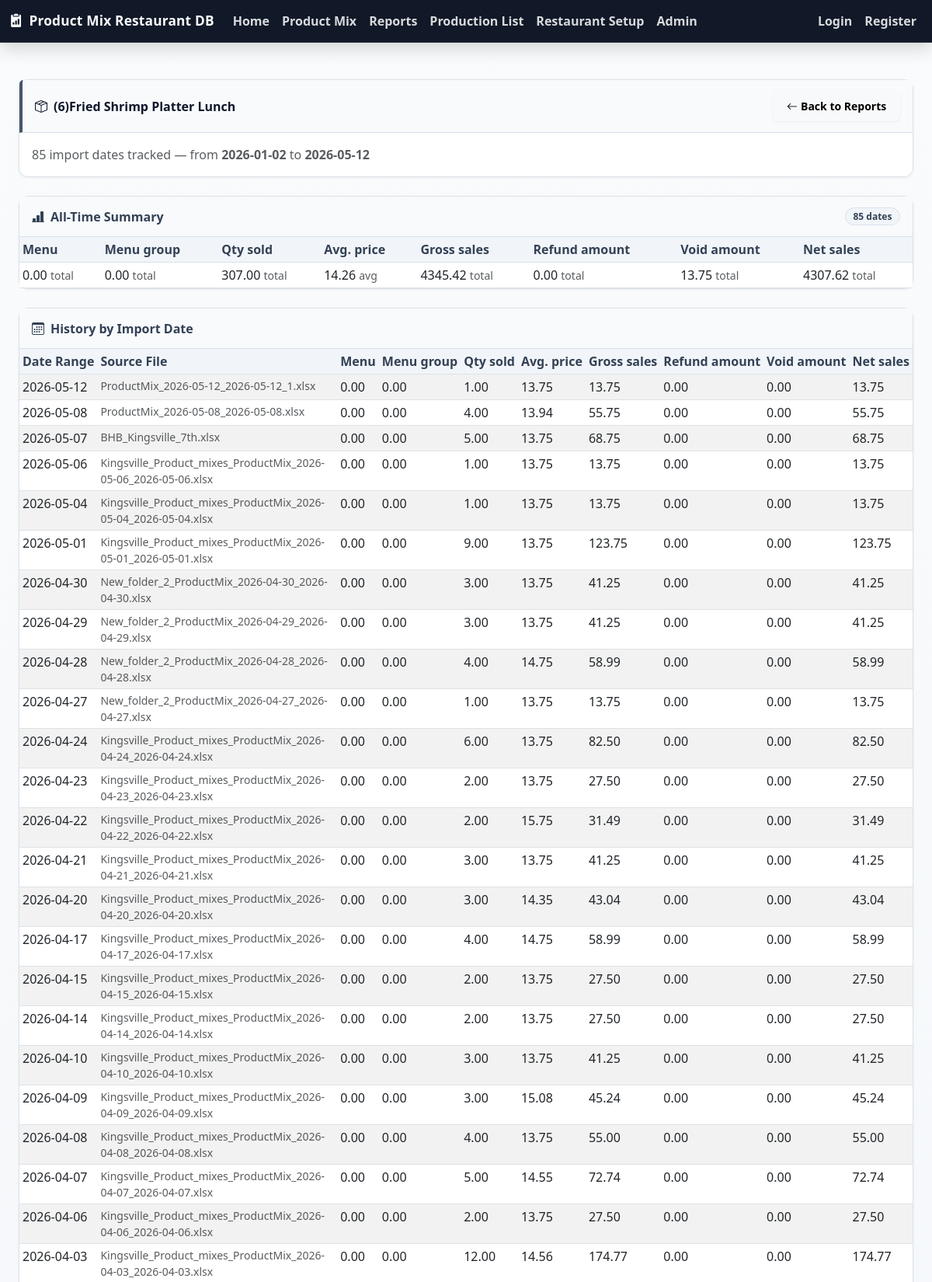
The page /item/7776 (upper part) on the database its author committed.
### tables this page shows
CREATE TABLE all_levels_items (
            id INTEGER PRIMARY KEY AUTOINCREMENT,
            restaurant_id INTEGER NOT NULL,
            item_name TEXT NOT NULL,
            created_at TEXT DEFAULT CURRENT_TIMESTAMP,
            UNIQUE(restaurant_id, item_name),
            FOREIGN KEY (restaurant_id) REFERENCES restaurants(id)
        );

CREATE TABLE all_levels_column_headers (
            id INTEGER PRIMARY KEY AUTOINCREMENT,
            restaurant_id INTEGER NOT NULL,
            col_letter TEXT NOT NULL,
            header_name TEXT NOT NULL,
            UNIQUE(restaurant_id, col_letter),
            FOREIGN KEY (restaurant_id) REFERENCES restaurants(id)
        );

CREATE TABLE product_mix_uploads (
            id INTEGER PRIMARY KEY AUTOINCREMENT,
            restaurant_id INTEGER NOT NULL,
            filename TEXT NOT NULL,
            report_start_date TEXT,
            report_end_date TEXT,
            uploaded_at TEXT DEFAULT CURRENT_TIMESTAMP,
            FOREIGN KEY (restaurant_id) REFERENCES restaurants(id)
        );

### app.py (the view)
@app.route("/item/<int:item_id>")
@login_required
def item_detail_page(item_id):
    restaurant = get_active_restaurant()
    conn = get_db_connection()
    item_row = conn.execute(
        "SELECT * FROM all_levels_items WHERE id = ?",
        (item_id,),
    ).fetchone()
    if not item_row:
        conn.close()
        return render_template("error.html", error="Item not found", status=404), 404
    item = dict(item_row)
    if not _is_admin_user() and (not restaurant or item["restaurant_id"] != restaurant["id"]):
        conn.close()
        return render_template("error.html", error="You do not have access to this item", status=403), 403
    col_headers = {}
    for hrow in conn.execute(
        "SELECT col_letter, header_name FROM all_levels_column_headers WHERE restaurant_id = ?",
        (item["restaurant_id"],),
    ).fetchall():
        col_headers[hrow["col_letter"]] = hrow["header_name"]
    records = [
        dict(r)
        for r in conn.execute(
            """
            SELECT r.*, u.filename, u.uploaded_at
            FROM all_levels_records r
            JOIN product_mix_uploads u ON u.id = r.upload_id
            WHERE r.item_id = ?
            ORDER BY r.report_start_date DESC, r.id DESC
            """,
            (item_id,),
        ).fetchall()
    ]
    conn.close()
    summary = None
    if records:
        n = len(records)
        summary = {
            "col_b": sum((r["col_b"] or 0) for r in records),
            "col_c": sum((r["col_c"] or 0) for r in records),
            "col_i": sum((r["col_i"] or 0) for r in records),
            "col_j": sum((r["col_j"] or 0) for r in records) / n,
            "col_l": sum((r["col_l"] or 0) for r in records),
            "col_n": sum((r["col_n"] or 0) for r in records),
            "col_o": sum((r["col_o"] or 0) for r in records),
            "col_p": sum((r["col_p"] or 0) for r in records),
        }
    return render_template(
        "item_detail.html",
        item=item,
        records=records,
        summary=summary,
        col_headers=col_headers,
        restaurant=restaurant,
    )

### app.py (called while the page is built, shortened)
def _get_or_create_csrf_token():
    token = session.get("csrf_token")
    if not token:
        token = uuid.uuid4().hex
        session["csrf_token"] = token
    return token

@app.context_processor
def inject_csrf_token():
    payload = {
        "csrf_token": _get_or_create_csrf_token(),
        "location_switch_options": [],
        "location_switch_active_id": None,
    }
    if FORMULA_MODE:
        payload["location_switch_options"] = _get_accessible_restaurant_switch_options()
        active = get_active_restaurant()
        payload["location_switch_active_id"] = int(active["id"]) if active else None
    elif has_request_context() and current_user.is_authenticated:
        payload["location_switch_options"] = _get_accessible_restaurant_switch_options()
        payload["location_switch_active_id"] = int(current_user.restaurant_id) if current_user.restaurant_id else None
    return payload

@app.before_request
def before_request_security_and_timing():
    g.request_started_at = time.time()
    g.request_id = uuid.uuid4().hex[:12]
    return None

@app.after_request
def after_request_logging(response):
    request_id = getattr(g, "request_id", uuid.uuid4().hex[:12])
    response.headers["X-Request-ID"] = request_id
    started = getattr(g, "request_started_at", None)
    elapsed_ms = 0.0
    if started is not None:
        elapsed_ms = (time.time() - started) * 1000
    user_id = None
    if has_request_context() and current_user.is_authenticated:
        user_id = current_user.id
    app.logger.info(
        "request_id=%s method=%s path=%s status=%s duration_ms=%.2f user_id=%s",
        request_id,
        request.method,
        request.path,
        response.status_code,
        elapsed_ms,
        user_id,
    )
    return response

def _is_admin_user():
    if FORMULA_MODE:
        return True
    return current_user.is_authenticated and bool(current_user.is_admin)

def _get_accessible_restaurant_switch_options():
    if FORMULA_MODE:
        conn = get_db_connection()
        rows = conn.execute("SELECT id, name, location FROM restaurants ORDER BY id ASC").fetchall()
        conn.close()
        return [dict(r) for r in rows]

def get_db_connection():
    conn = sqlite3.connect(DB_PATH)
    conn.row_factory = sqlite3.Row
    return conn

### templates/item_detail.html (shortened to what this page needs)
{% extends 'base.html' %}
{% block content %}
{% set ATTR_COLS = ['B','C','I','J','L','N','O','P'] %}
<div class="row g-4">
  <div class="col-12">
    <div class="card">
      <div class="card-header gradient-header d-flex justify-content-between align-items-center flex-wrap gap-2">
        <span><i class="bi bi-box-seam me-2"></i>{{ item.item_name }}</span>
        <a class="btn btn-sm btn-light" href="{{ url_for('reports_page') }}">
          <i class="bi bi-arrow-left me-1"></i>Back to Reports
        </a>
      </div>
      <div class="card-body">
        <p class="text-muted mb-0">
          {{ records | length }} import date{{ 's' if records | length != 1 else '' }} tracked
          {% if records %}
          &mdash; from
          <strong>{{ records[-1].report_start_date or '?' }}</strong>
          to
          <strong>{{ records[0].report_end_date or '?' }}</strong>
          {% endif %}
        </p>
      </div>
    </div>
  </div>
  {% if summary %}
  <div class="col-12">
    <div class="card">
      <div class="card-header d-flex justify-content-between align-items-center">
        <span><i class="bi bi-bar-chart-line-fill me-2"></i>All-Time Summary</span>
        <span class="badge text-bg-primary status-badge">{{ records | length }} date{{ 's' if records | length != 1 else '' }}</span>
      </div>
      <div class="card-body p-0">
        <div class="table-responsive">
          <table class="table table-sm mb-0">
            <thead class="table-light">
              <tr>
                {% for letter in ATTR_COLS %}
                <th>{{ col_headers.get(letter, 'Col ' ~ letter) }}</th>
                {% endfor %}
              </tr>
            </thead>
            <tbody>
              <tr>
                {% for letter in ATTR_COLS %}
                {% set col_key = 'col_' ~ letter | lower %}
                <td>
                  {% set val = summary.get(col_key, 0) %}
                  {% if letter == 'J' %}
                    <span title="Average across {{ records | length }} date(s)">{{ "%.2f"|format(val) }} <small class="text-muted">avg</small></span>
                  {% else %}
                    {{ "%.2f"|format(val) }} <small class="text-muted">total</small>
                  {% endif %}
                </td>
                {% endfor %}
              </tr>
            </tbody>
          </table>
        </div>
      </div>
    </div>
  </div>
  {% endif %}
  {% if records %}
  <div class="col-12">
    <div class="card">
      <div class="card-header">
        <i class="bi bi-calendar3 me-2"></i>History by Import Date
      </div>
      <div class="card-body p-0">
        <div class="table-responsive">
          <table class="table table-hover table-striped table-sm mb-0">
            <thead>
              <tr>
                <th>Date Range</th>
                <th>Source File</th>
                {% for letter in ATTR_COLS %}
                <th>{{ col_headers.get(letter, 'Col ' ~ letter) }}</th>
                {% endfor %}
              </tr>
            </thead>
            <tbody>
            {% for rec in records %}
              <tr>
                <td class="text-nowrap">
                  {% if rec.report_start_date == rec.report_end_date %}
                    {{ rec.report_start_date or '—' }}
                  {% else %}
                    {{ rec.report_start_date or '—' }} – {{ rec.report_end_date or '—' }}
                  {% endif %}
                </td>
                <td class="text-muted small">{{ rec.filename }}</td>
                {% for letter in ATTR_COLS %}
                {% set col_key = 'col_' ~ letter | lower %}
                <td>{{ "%.2f"|format(rec.get(col_key) or 0) }}</td>
                {% endfor %}
              </tr>
            {% endfor %}
            </tbody>
          </table>
        </div>
      </div>
    </div>
  </div>
  {% endif %}
</div>
{% endblock %}

### static/css/style.css (style rules this page uses)
:root { --bs-primary: #475569; --bs-secondary: #64748b; --bs-info: #5f738a; --bs-success: #4f6a58; --bs-warning: #a07839; --bs-danger: #8c4b4b; --accent: #475569; --accent-strong: #334155; --accent-soft: #64748b; --ink-900: #0f172a; --ink-700: #334155; --ink-500: #64748b; --surface: #ffffff; --surface-soft: #f8fafc; --surface-muted: #f1f5f9; --border: #dbe2ea; --focus-ring: rgba(71, 85, 105, 0.25); --shadow-xs: 0 1px 3px rgba(15, 23, 42, 0.06); --shadow-sm: 0 4px 12px rgba(15, 23, 42, 0.07); --shadow-md: 0 10px 24px rgba(15, 23, 42, 0.1); --radius-sm: 8px; --radius-md: 12px; --space-lg: clamp(1rem, 0.75rem + 0.9vw, 1.6rem); --motion-fast: 220ms ease-in-out; --motion-base: 260ms ease-in-out; }
body { min-height: 100vh; display: flex; flex-direction: column; font-family: "Segoe UI", "Helvetica Neue", Arial, sans-serif; color: var(--ink-900); background: linear-gradient(180deg, #f9fbfc 0%, #f4f7fa 55%, #f1f5f9 100%); }
.card { border: 1px solid var(--border); border-radius: var(--radius-md); box-shadow: var(--shadow-xs); background: var(--surface); transition: transform var(--motion-base), box-shadow var(--motion-base), border-color var(--motion-base); }
.card-header { background: var(--surface-soft); color: var(--ink-700); border-bottom: 1px solid var(--border); font-weight: 700; padding: 0.85rem 1rem; }
.card-header.gradient-header { background: var(--surface-soft); color: var(--ink-900); border-left: 4px solid var(--accent); }
.btn { border-radius: var(--radius-sm); font-weight: 600; padding: 0.52rem 1.05rem; border: 1px solid transparent; box-shadow: var(--shadow-xs); transition: background-color var(--motion-base), color var(--motion-base), border-color var(--motion-base), transform var(--motion-base), box-shadow var(--motion-base); }
.table { margin-bottom: 0; }
.table thead th { background: var(--surface-muted); border-bottom: 1px solid var(--border); font-weight: 700; color: var(--ink-700); white-space: nowrap; }
.status-badge { border-radius: 999px; font-weight: 600; padding: 0.3rem 0.6rem; }
.badge.text-bg-primary, .badge.text-bg-secondary, .badge.text-bg-info, .badge.text-bg-success, .badge.text-bg-warning, .badge.text-bg-danger { background: var(--surface-muted) !important; color: var(--ink-700) !important; border: 1px solid var(--border); }

### rows shown on the page
all_levels_items: item_name "(6)Fried Shrimp Platter Lunch"
all_levels_column_headers: get "Menu", get "Menu"
all_levels_column_headers: get "Menu group", get "Menu group"
all_levels_column_headers: get "Qty sold", get "Qty sold"
all_levels_column_headers: get "Avg. price", get "Avg. price"
all_levels_column_headers: get "Gross sales", get "Gross sales"
all_levels_column_headers: get "Refund amount", get "Refund amount"
all_levels_column_headers: get "Void amount", get "Void amount"
all_levels_column_headers: get "Net sales", get "Net sales"
product_mix_uploads: report_start_date "2026-05-12", filename "ProductMix_2026-05-12_2026-05-12_1.xlsx", rec "0.00" "0.00" "1.00" "13.75" "13.75" "0.00" "0.00" "13.75"
product_mix_uploads: report_start_date "2026-05-08", filename "ProductMix_2026-05-08_2026-05-08.xlsx", rec "0.00" "0.00" "4.00" "13.94" "55.75" "0.00" "0.00" "55.75"
product_mix_uploads: report_start_date "2026-05-07", filename "BHB_Kingsville_7th.xlsx", rec "0.00" "0.00" "5.00" "13.75" "68.75" "0.00" "0.00" "68.75"
product_mix_uploads: report_start_date "2026-05-06", filename "Kingsville_Product_mixes_ProductMix_2026-05-06_2026-05-06.xlsx", rec "0.00" "0.00" "1.00" "13.75" "13.75" "0.00" "0.00" "13.75"
product_mix_uploads: report_start_date "2026-05-04", filename "Kingsville_Product_mixes_ProductMix_2026-05-04_2026-05-04.xlsx", rec "0.00" "0.00" "1.00" "13.75" "13.75" "0.00" "0.00" "13.75"
product_mix_uploads: report_start_date "2026-05-01", filename "Kingsville_Product_mixes_ProductMix_2026-05-01_2026-05-01.xlsx", rec "0.00" "0.00" "9.00" "13.75" "123.75" "0.00" "0.00" "123.75"
product_mix_uploads: report_start_date "2026-04-30", filename "New_folder_2_ProductMix_2026-04-30_2026-04-30.xlsx", rec "0.00" "0.00" "3.00" "13.75" "41.25" "0.00" "0.00" "41.25"
product_mix_uploads: report_start_date "2026-04-29", filename "New_folder_2_ProductMix_2026-04-29_2026-04-29.xlsx", rec "0.00" "0.00" "3.00" "13.75" "41.25" "0.00" "0.00" "41.25"
product_mix_uploads: report_start_date "2026-04-28", filename "New_folder_2_ProductMix_2026-04-28_2026-04-28.xlsx", rec "0.00" "0.00" "4.00" "14.75" "58.99" "0.00" "0.00" "58.99"
product_mix_uploads: report_start_date "2026-04-27", filename "New_folder_2_ProductMix_2026-04-27_2026-04-27.xlsx", rec "0.00" "0.00" "1.00" "13.75" "13.75" "0.00" "0.00" "13.75"
product_mix_uploads: report_start_date "2026-04-24", filename "Kingsville_Product_mixes_ProductMix_2026-04-24_2026-04-24.xlsx", rec "0.00" "0.00" "6.00" "13.75" "82.50" "0.00" "0.00" "82.50"
product_mix_uploads: report_start_date "2026-04-23", filename "Kingsville_Product_mixes_ProductMix_2026-04-23_2026-04-23.xlsx", rec "0.00" "0.00" "2.00" "13.75" "27.50" "0.00" "0.00" "27.50"
product_mix_uploads: report_start_date "2026-04-22", filename "Kingsville_Product_mixes_ProductMix_2026-04-22_2026-04-22.xlsx", rec "0.00" "0.00" "2.00" "15.75" "31.49" "0.00" "0.00" "31.49"
product_mix_uploads: report_start_date "2026-04-21", filename "Kingsville_Product_mixes_ProductMix_2026-04-21_2026-04-21.xlsx", rec "0.00" "0.00" "3.00" "13.75" "41.25" "0.00" "0.00" "41.25"
product_mix_uploads: report_start_date "2026-04-20", filename "Kingsville_Product_mixes_ProductMix_2026-04-20_2026-04-20.xlsx", rec "0.00" "0.00" "3.00" "14.35" "43.04" "0.00" "0.00" "43.04"
product_mix_uploads: report_start_date "2026-04-17", filename "Kingsville_Product_mixes_ProductMix_2026-04-17_2026-04-17.xlsx", rec "0.00" "0.00" "4.00" "14.75" "58.99" "0.00" "0.00" "58.99"
product_mix_uploads: report_start_date "2026-04-15", filename "Kingsville_Product_mixes_ProductMix_2026-04-15_2026-04-15.xlsx", rec "0.00" "0.00" "2.00" "13.75" "27.50" "0.00" "0.00" "27.50"
product_mix_uploads: report_start_date "2026-04-14", filename "Kingsville_Product_mixes_ProductMix_2026-04-14_2026-04-14.xlsx", rec "0.00" "0.00" "2.00" "13.75" "27.50" "0.00" "0.00" "27.50"
product_mix_uploads: report_start_date "2026-04-10", filename "Kingsville_Product_mixes_ProductMix_2026-04-10_2026-04-10.xlsx", rec "0.00" "0.00" "3.00" "13.75" "41.25" "0.00" "0.00" "41.25"
product_mix_uploads: report_start_date "2026-04-09", filename "Kingsville_Product_mixes_ProductMix_2026-04-09_2026-04-09.xlsx", rec "0.00" "0.00" "3.00" "15.08" "45.24" "0.00" "0.00" "45.24"
product_mix_uploads: report_start_date "2026-04-08", filename "Kingsville_Product_mixes_ProductMix_2026-04-08_2026-04-08.xlsx", rec "0.00" "0.00" "4.00" "13.75" "55.00" "0.00" "0.00" "55.00"
product_mix_uploads: report_start_date "2026-04-07", filename "Kingsville_Product_mixes_ProductMix_2026-04-07_2026-04-07.xlsx", rec "0.00" "0.00" "5.00" "14.55" "72.74" "0.00" "0.00" "72.74"
product_mix_uploads: report_start_date "2026-04-06", filename "Kingsville_Product_mixes_ProductMix_2026-04-06_2026-04-06.xlsx", rec "0.00" "0.00" "2.00" "13.75" "27.50" "0.00" "0.00" "27.50"
product_mix_uploads: report_start_date "2026-04-03", filename "Kingsville_Product_mixes_ProductMix_2026-04-03_2026-04-03.xlsx", rec "0.00" "0.00" "12.00" "14.56" "174.77" "0.00" "0.00" "174.77"

### other values the page prints
{{ records | length }} "85"
{{ 's' if records | length != 1 else '' }} "s"
{{ records[-1].report_start_date or '?' }} "2026-01-02"
{{ records[0].report_end_date or '?' }} "2026-05-12"
{{ "%.2f"|format(val) }} "0.00" "0.00" "307.00" "4345.42" "0.00" "13.75" "4307.62"
{{ "%.2f"|format(val) }} "14.26"
